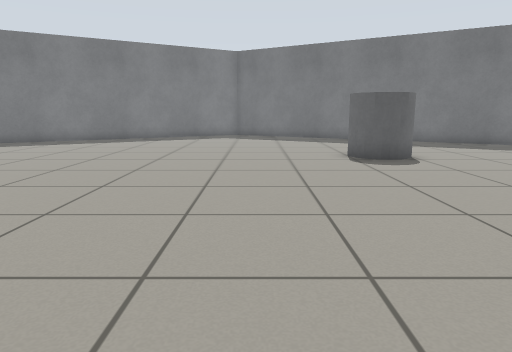
view 1 (above)

16 first-person views from a walk through a robot-simulator world made for Gazebo. The camera is 0.72 m above the floor, tilts 10° down and sees 70° across. The floor is counted in squares, 0.5 m on a side. Each view is taken from the middle of a square. On the plan, view 1 faces up. The plan holds only what a view shows up to about 16 squares ahead; the rest is blank.

view 2
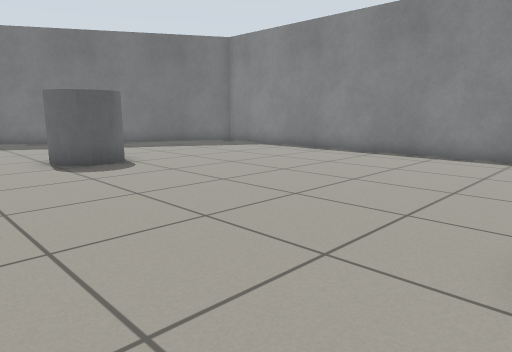

view 3
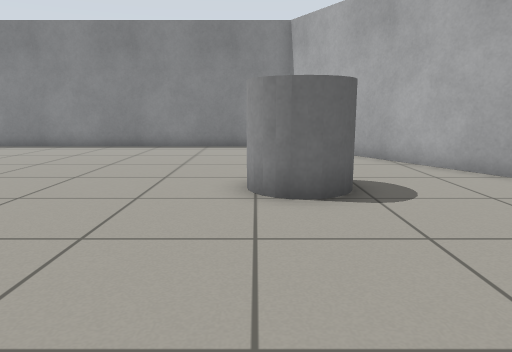

view 4
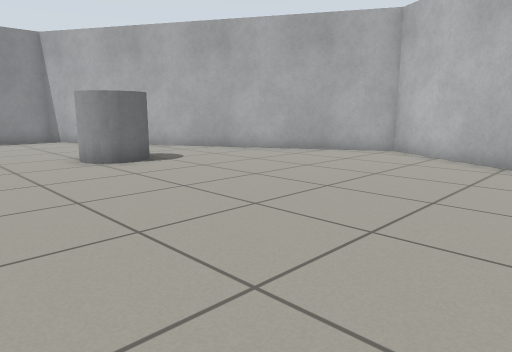

view 5
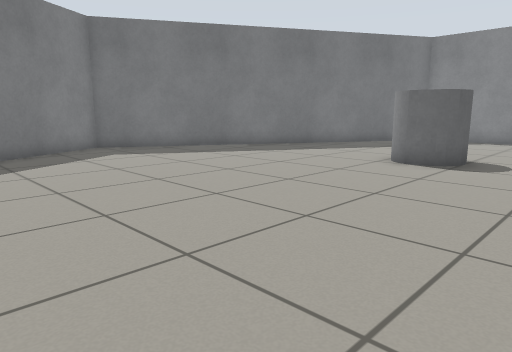

view 6
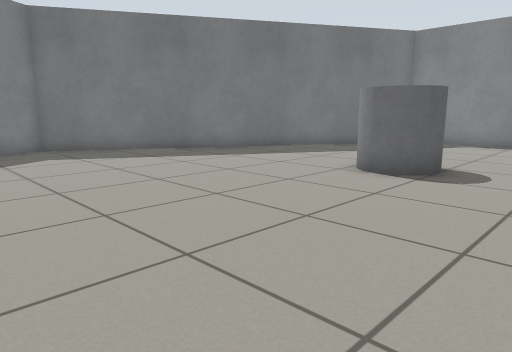

view 7
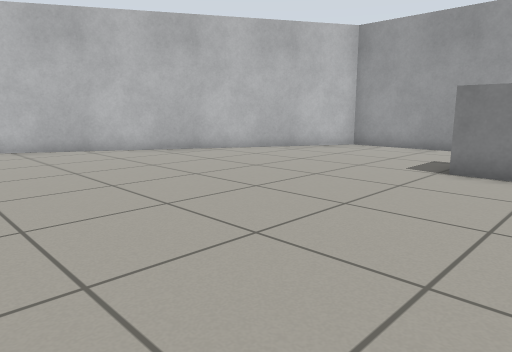

view 8
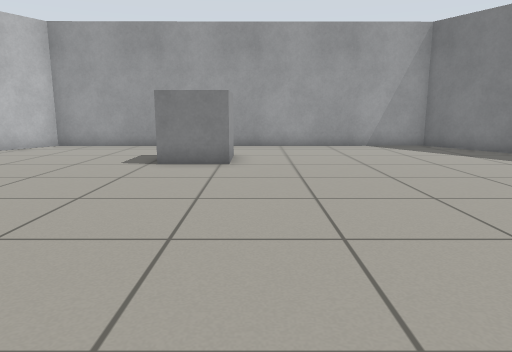

view 9
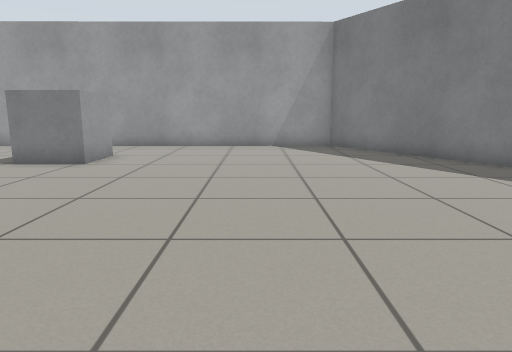

view 10
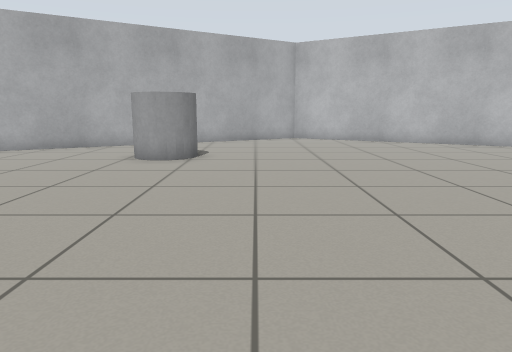

view 11
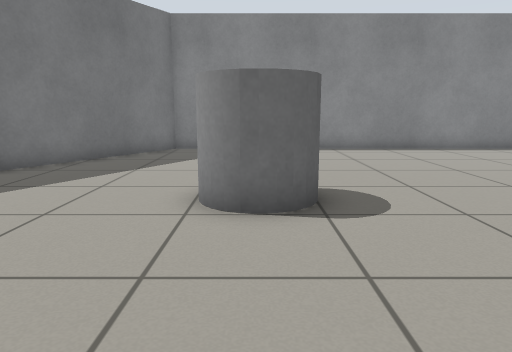

view 12
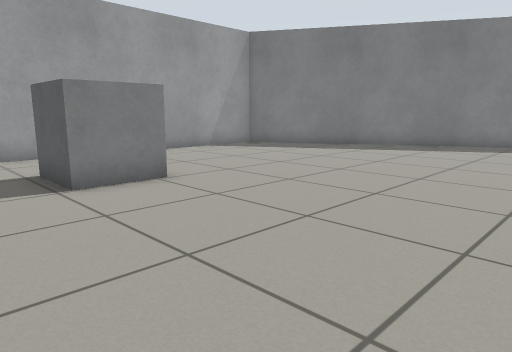

view 13
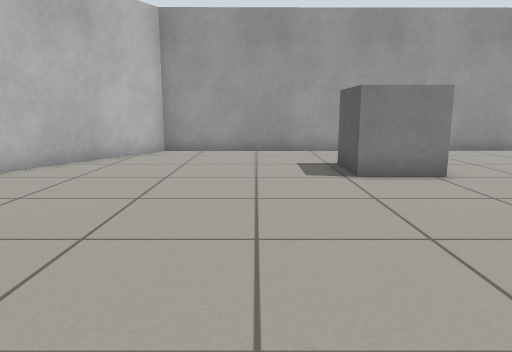

view 14
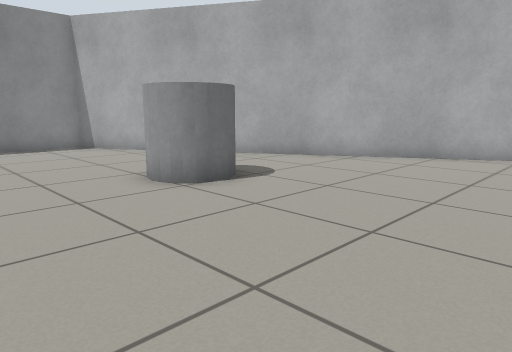

view 15
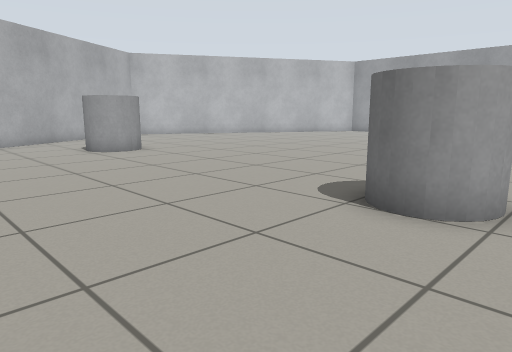

view 16
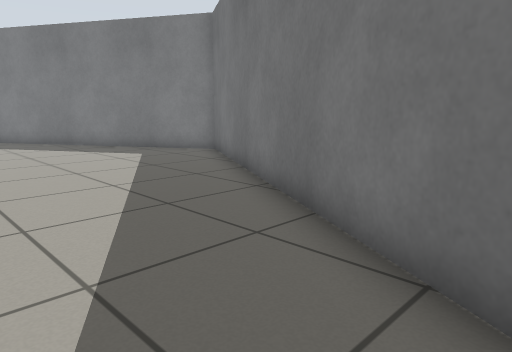

### Floor plan
Points are (right, up) in squares from view 1. A wall is a line through its corners. A room is listed if a view was taken in it or the views show most of it. See-through windows are left out.
Room 1 (views 1, 2, 3, 4, 5, 6, 7, 8, 9, 10, 11, 12, 13, 14, 15, 16)
walls: (-1.1, -8.1) (12.3, -0.4) (12.3, 15.1) (-1.1, 22.9) (-14.6, 15.1) (-14.5, -0.4) (-1.1, -8.1)
objects: grey box (-11, 5) to (-9, 7); grey cylinder (3, -1) to (5, 1); grey cylinder (3, 11) to (5, 13)

Positions as (right, up) in squares from view 1, and headings:
1: (0, 0), facing up
2: (0, 1), facing up-right
3: (-3, 1), facing right
4: (-7, 5), facing down-right
5: (-7, 8), facing up-right
6: (-5, 8), facing up-right
7: (0, 8), facing down-left
8: (1, 8), facing left
9: (1, 12), facing left
10: (1, 12), facing down
11: (-2, 12), facing right
12: (-2, 3), facing up-left
13: (-1, 3), facing left
14: (-3, 5), facing down-right
15: (10, 14), facing down-left
16: (10, 14), facing up-left
